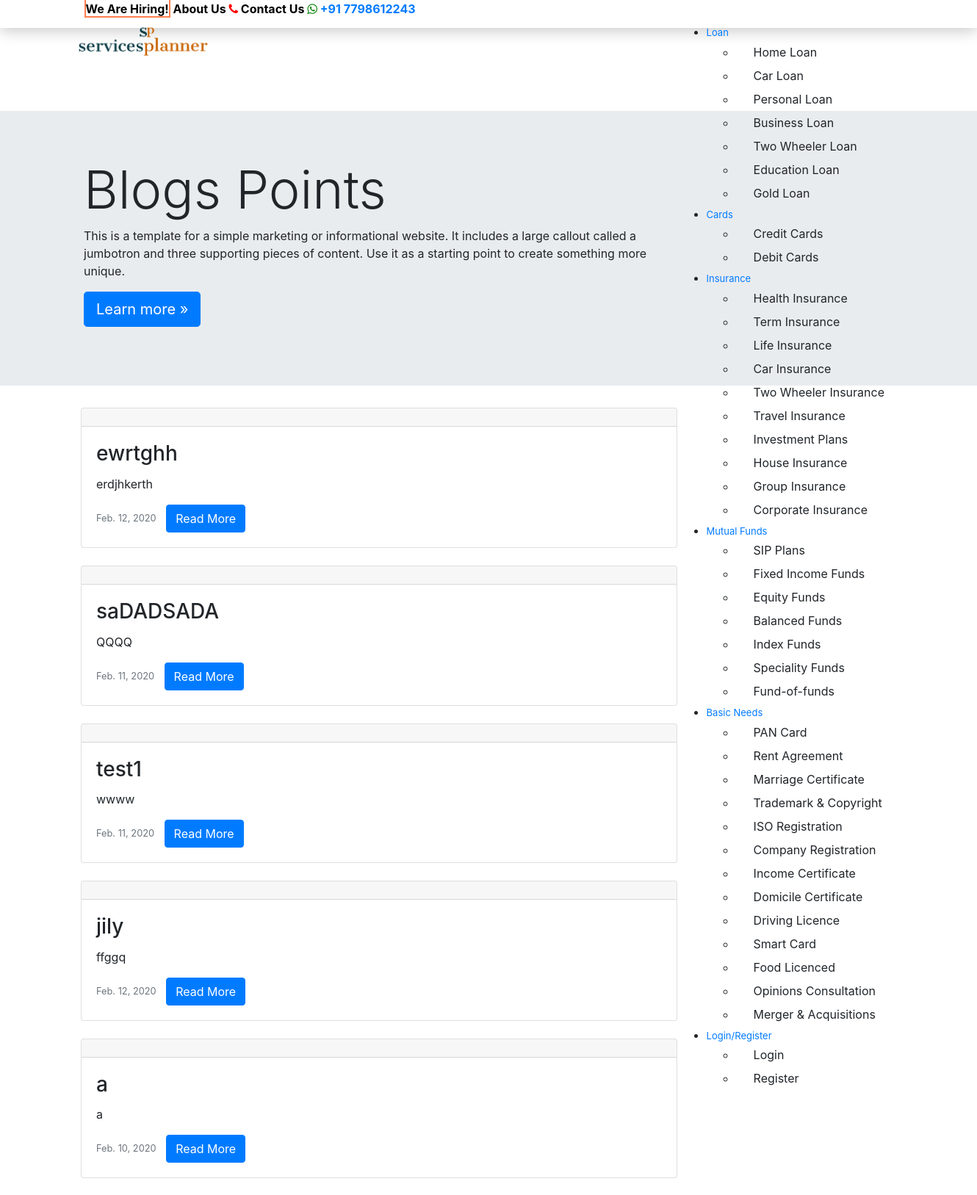
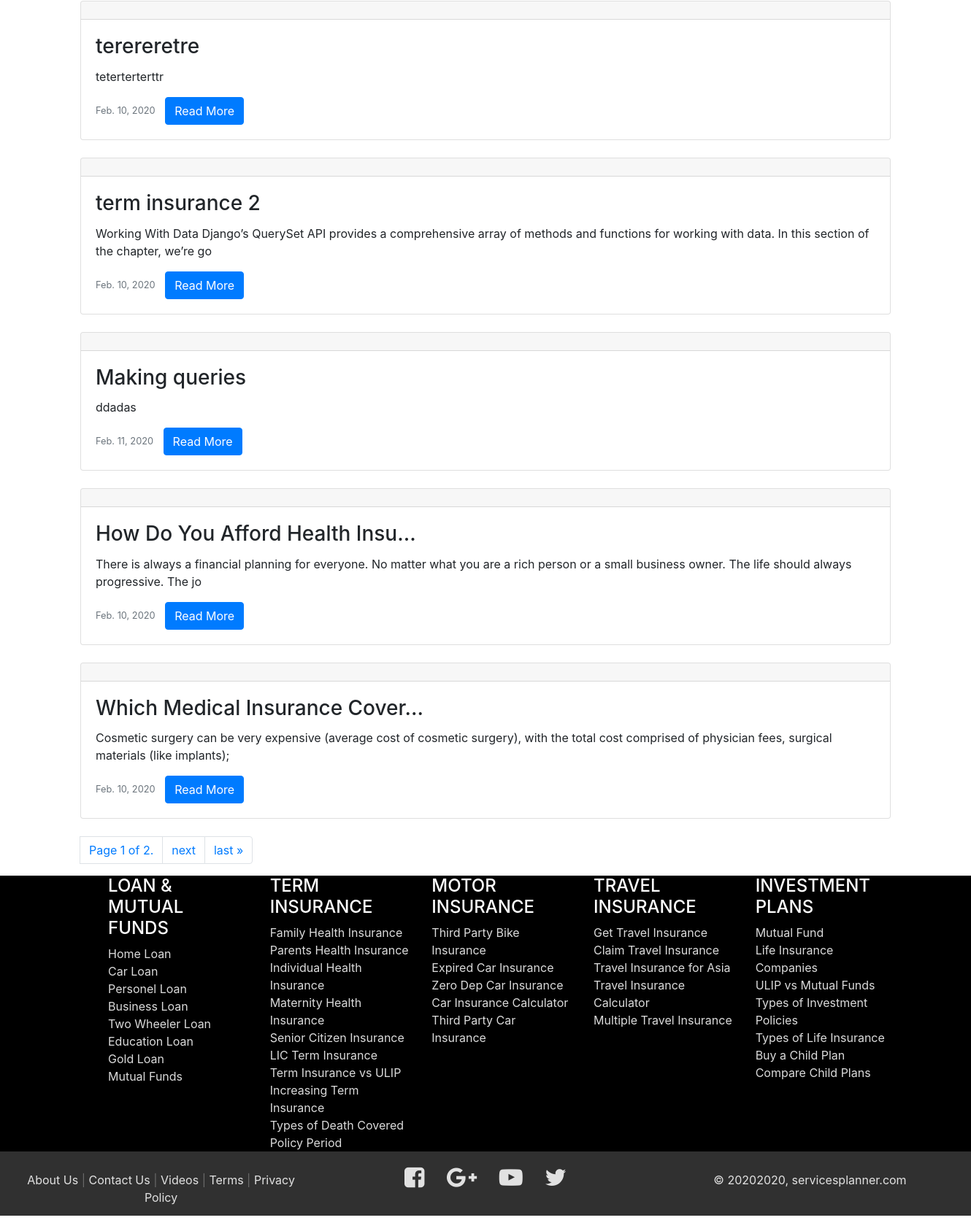
The page / (upper part) on the database its author committed (2 pictures, top to bottom).
### blogs/models.py (models this page shows, shortened)
class Blog(models.Model):
    STATUS = (
        ('Publish', 'Publish'),
        ('Draft', 'Draft'),
        ('Pending', 'Pending')
    )
    title = models.CharField(max_length= 100, blank= False )
    description = models.CharField(max_length= 160 , blank= False)
    content = RichTextField()
    slug = models.SlugField(max_length= 100, unique= True, blank= False)
    image = models.ImageField(null= True, blank= True, upload_to= 'images/')
    status = models.CharField(max_length= 15, choices= STATUS, blank= False)
    category = models.ForeignKey(Category, on_delete=models.CASCADE)
    Date = models.DateField(auto_now= True)

### blogs/views.py (the view)
# urls.py: path('', views.home, name="home"),
def home(request):
    blogs = Blog.objects.filter(status = "Publish").order_by('-id')
    paginator = Paginator(blogs, 10) # Show 25 contacts per page.
    page_number = request.GET.get('page')
    blog_list = paginator.get_page(page_number)
    return render (request, 'index.html', { 'bloglist' : blog_list, })

### blogs/templates/index.html (shortened to what this page needs)
{% extends 'blogbase.html' %}
{% block content %}
<div class="jumbotron" style="margin: 113px -12px 30px -4px;">
    <div class="container">
      <h1 class="display-3">Blogs Points</h1>
      <p>This is a template for a simple marketing or informational website. It includes a large callout called a jumbotron and three supporting pieces of content. Use it as a starting point to create something more unique.</p>
      <p><a class="btn btn-primary btn-lg" href="#" role="button">Learn more »</a></p>
    </div>
  </div>
<div class="container">
    {% for blog in bloglist %}
    <div class="card">
      <div class="card-header">
      </div>
      <div class="card-body">
        <h3 class="card-title" > {{blog.title | truncatechars:30}}</h3>
        <p class="card-text">{{blog.description }}</p>
        <small class="text-muted">{{blog.Date}}</small> &nbsp;
        <a href="/{{blog.slug}}" class="btn btn-primary">Read More</a>
      </div>
    </div> <br>
    {%endfor %}
<div class="pagination text-center" >
    <ul class="pagination">
        <span class="current">
          <li class="page-item page-link"> Page {{ bloglist.number }} of {{ bloglist.paginator.num_pages }}.</li>
        </span>
        {% if bloglist.has_next %}
        <li class="page-item"><a class="page-link" href="?page={{ bloglist.next_page_number }}">next</a></li>
        <li class="page-item"><a class="page-link" href="?page={{ bloglist.paginator.num_pages }}">last &raquo;</a></li>
        {% endif %}
  </ul>
</div>
</div>
{% endblock content %}

### rows shown on the page
Blog: title "ewrtghh", description "erdjhkerth", Date "Feb. 12, 2020"
Blog: title "saDADSADA", description "QQQQ", Date "Feb. 11, 2020"
Blog: title "test1", description "wwww", Date "Feb. 11, 2020"
Blog: title "jily", description "ffggq", Date "Feb. 12, 2020"
Blog: title "a", description "a", Date "Feb. 10, 2020"
Blog: title "terereretre", description "teterterterttr", Date "Feb. 10, 2020"
Blog: title "term insurance 2", description "Working With Data Django’s QuerySet API provides a comprehensive array of methods and functions for working with data. In this section of the chapter, we’re go", Date "Feb. 10, 2020"
Blog: title "Making queries", description "ddadas", Date "Feb. 11, 2020"
Blog: title "How Do You Afford Health Insu…", description "There is always a financial planning for everyone. No matter what you are a rich person or a small business owner. The life should always progressive. The jo", Date "Feb. 10, 2020"
Blog: title "Which Medical Insurance Cover…", description "Cosmetic surgery can be very expensive (average cost of cosmetic surgery), with the total cost comprised of physician fees, surgical materials (like implants);", Date "Feb. 10, 2020"

### other values the page prints
{{ bloglist.number }} "1"
{{ bloglist.paginator.num_pages }} "2"
